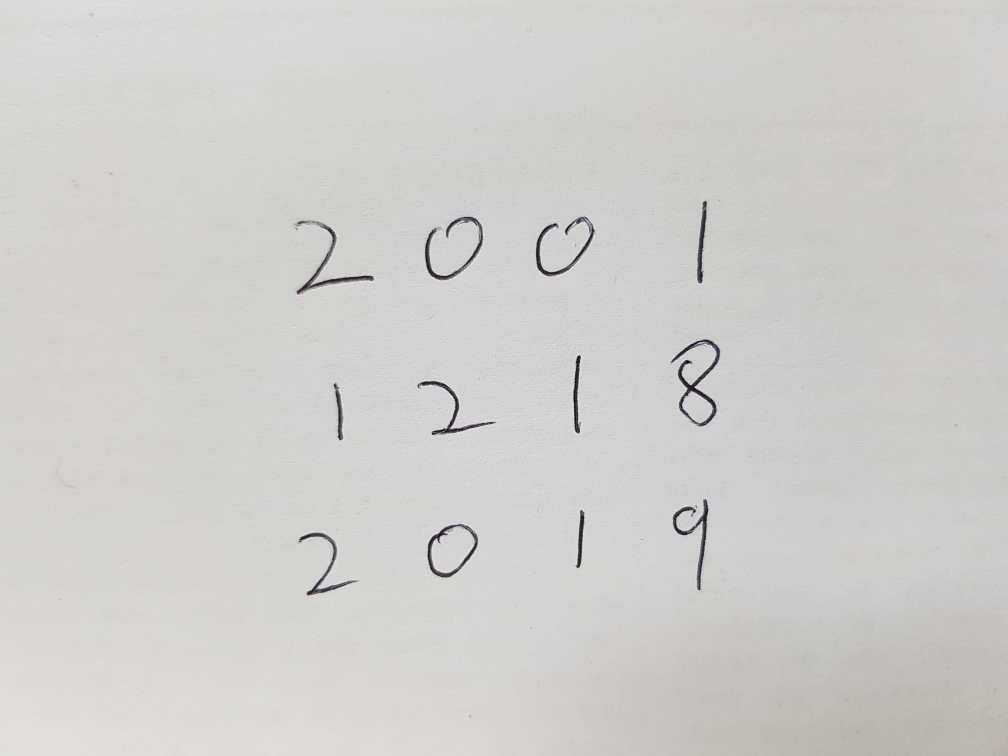
#> input picture DATA/handNumber.jpg, 4032 x 3024 px (shown at 1/4 size)
$ python cv-17-3.py
#> lines starting #> are read from the running program, lines starting #| are printed output that depends on the picture; after the words box and inside, x2 and y2 are one past the last pixel; in counts of white or black regions, pixels touching at a corner belong together
import numpy as np
import cv2

img = cv2.imread('../DATA/handNumber.jpg')
#> img is the input picture: shape (3024, 4032, 3); mean B, G, R 205, 206.2, 207.2
img = cv2.resize(img, dsize=(640, 480), interpolation=cv2.INTER_AREA)
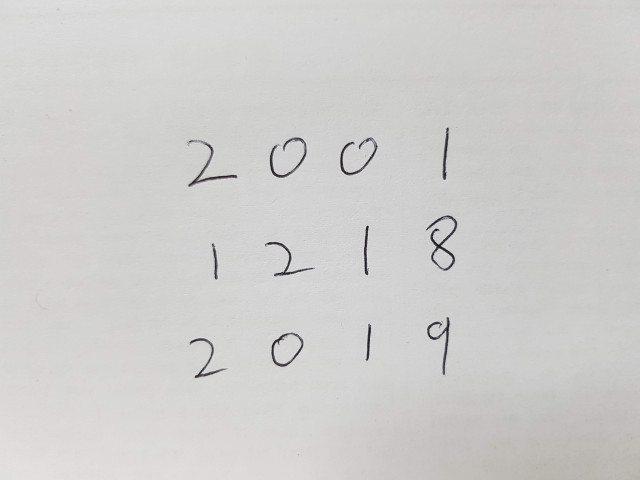
#> img: shape (480, 640, 3); mean B, G, R 205, 206.2, 207.2
imgray = cv2.cvtColor(img, cv2.COLOR_BGR2GRAY)

ret, thr = cv2.threshold(imgray, 127, 255, cv2.THRESH_BINARY_INV)
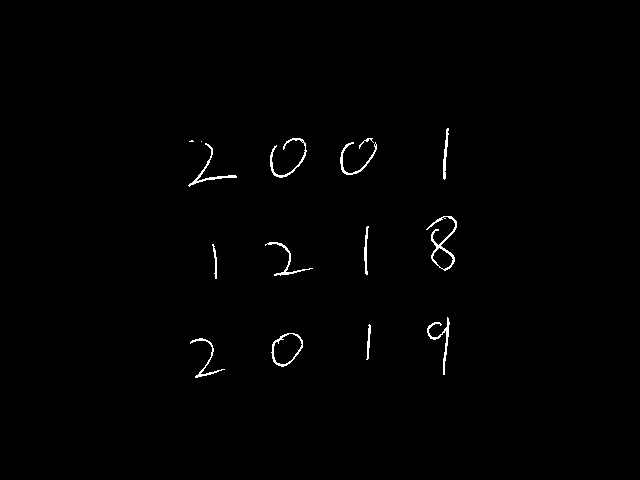
#> thr: shape (480, 640); 0.73% white in thin lines or dots, all inside (x1, y1, x2, y2) = (188, 128, 457, 378)

kernel1 = np.ones((9, 9), np.uint8)
thr = cv2.dilate(thr, kernel1, iterations=1)
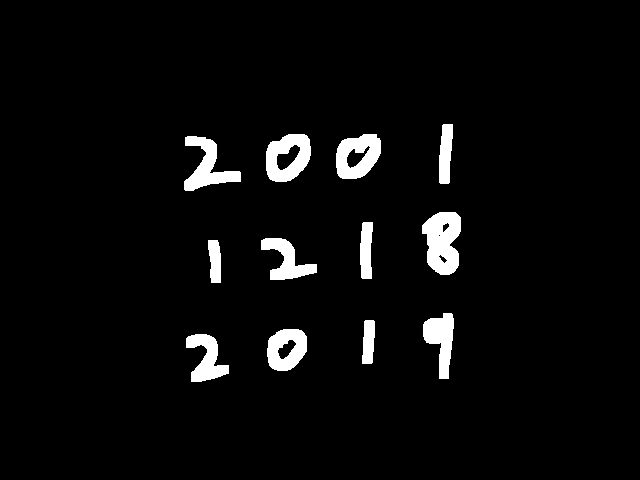
#> thr: shape (480, 640); 4.2% white; 12 white regions, largest, box (x1, y1, x2, y2) and area: (422, 212, 461, 275) 1796, (266, 134, 311, 182) 1426, (336, 134, 381, 179) 1387
kernel2 = np.ones((5, 5), np.uint8)
thr = cv2.erode(thr, kernel2, iterations=1)
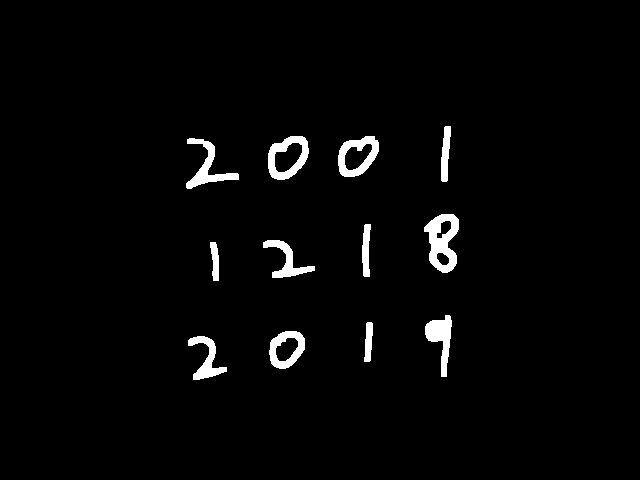
#> thr: shape (480, 640); 2.5% white; 12 white regions

contours, _ = cv2.findContours(thr, cv2.RETR_TREE, cv2.CHAIN_APPROX_SIMPLE)
#> contours = 17 contours; largest, box (x1, y1, x2, y2) and area: (424, 214, 459, 273) 1344, (268, 136, 309, 180) 1312, (338, 136, 379, 177) 1199, (269, 331, 305, 369) 1002, (425, 315, 452, 377) 712

cv2.drawContours(img, contours, -1, (0, 0, 255), 1)
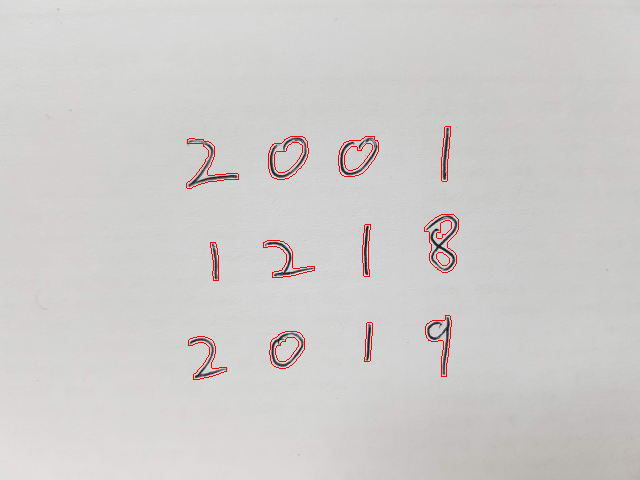
#> img: shape (480, 640, 3); 0.63% of pixels changed, all inside (x1, y1, x2, y2) = (186, 126, 459, 380)
cv2.imshow('thresh', thr)
cv2.imshow('contour', img)

cv2.waitKey(0)
cv2.destroyAllWindows()
